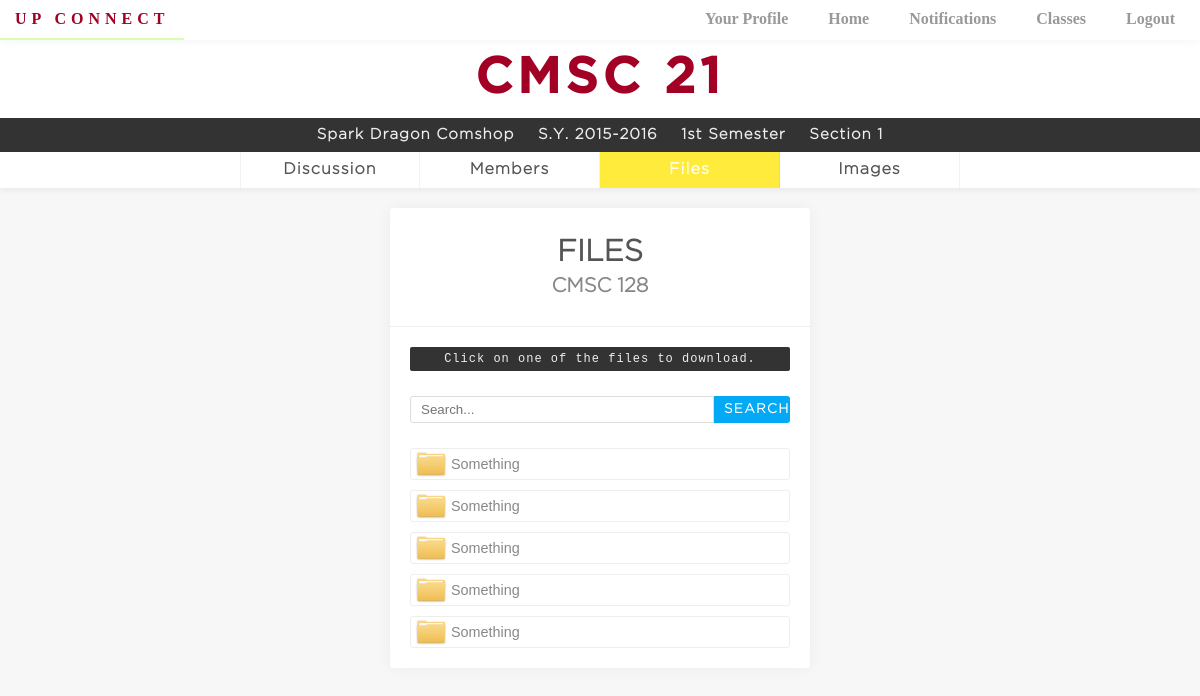
The page /files.php?classid=1 (signed in) on the database its author committed.
### tables this page shows
CREATE TABLE `class` (
  `class_id` int(11) NOT NULL,
  `teacher_id` varchar(5) NOT NULL,
  `section` int(6) NOT NULL,
  `course_id` int(11) NOT NULL,
  `sem_id` int(9) NOT NULL
);

CREATE TABLE `course` (
  `course_id` int(11) NOT NULL,
  `course_name` varchar(30) NOT NULL,
  `course_description` text NOT NULL,
  `desciptive_title` varchar(100) NOT NULL
);

CREATE TABLE `teacher` (
  `teacher_id` varchar(5) NOT NULL,
  `firstname` varchar(30) NOT NULL,
  `middlename` varchar(30) NOT NULL,
  `lastname` varchar(30) NOT NULL,
  `password` varchar(100) NOT NULL
);

CREATE TABLE `semester` (
  `sem_id` int(9) NOT NULL,
  `school_year` varchar(9) NOT NULL,
  `sem_no` int(1) NOT NULL
);

### files.php (the view, shortened to what this page needs)
<!DOCTYPE html>
<html>
<head>
	<link rel="stylesheet" type="text/css" href="css/style.css">
	<link rel="stylesheet" type="text/css" href="css/navigationbar.css">
	<link rel="stylesheet" type="text/css" href="css/class.css">
	<link rel="stylesheet" type="text/css" href="css/files.css">
	<link rel="stylesheet" type="text/css" href="css/search.css">
</head>
<body>
	<?php
		require "connect.php";
		$query = "select * from teacher natural join course natural join class natural join semester where class_id = {$_GET['classid']}";
		$result = mysqli_query($dbconn, $query);
		if(mysqli_affected_rows($dbconn)){
			$row = mysqli_fetch_assoc($result);
		}
	 ?>
	<nav id="nav">
		<a href="home.php" class="floattran">UP Connect</a>
		<a href="myprofile.php" class="floattran">Your Profile</a>
		<a href="home.php" class="floattran">Home</a>
		<a href="#" class="floattran">Notifications</a>
		<a href="#" class="floattran active">Classes</a>
		<a href="logout.php" class="floattran">Logout</a>
	</nav>
	<div id="classContainer">
	<header class="class">
		<h1 class="classtitle"><?php echo $row['course_name'] ?></h1>
		<ul class="class description">
			<li><p class="description"><?php echo $row['firstname']." ".$row['middlename']." ".$row['lastname']; ?></p></li>
			<li><p class="description">S.Y. <?php echo $row['school_year'] ?></p></li>
			<li><p class="description"><?php
				if($row['sem_no']==1){
					echo "1st";
				}
			 ?> Semester</p></li>
			<li><p class="description">Section <?php echo $row['section'] ?></p></li>
		</ul>
	</header>
	<ul class="grouplinks">
		<li><a href="class.php?classid=<?=$_GET['classid']?>" class="floattran">Discussion</a></li>
		<li><a href="members.php?classid=<?=$_GET['classid']?>" class="floattran">Members</a></li>
		<li><a href="#" class="floattran active">Files</a></li>
		<li><a href="images.php?classid=<?=$_GET['classid']?>" class="floattran">Images</a></li>
	</ul>
	<div class="container">
		<h1>FILES</h1>
		<h2>CMSC 128</h2>
		<p class="instructions" style="margin: 0 20px;">Click on one of the files to download.</p>
		<form class="searchthroughlist">
			<input type="text" name="keyword" placeholder="Search...">
			<input type="submit" name="submit" value="SEARCH">
		</form>
		<ul class="fileslist">
			<li><img src="images/file.png"><span class="file-name">Something</span></li>
			<li><img src="images/file.png"><span class="file-name">Something</span></li>
			<li><img src="images/file.png"><span class="file-name">Something</span></li>
			<li><img src="images/file.png"><span class="file-name">Something</span></li>
			<li><img src="images/file.png"><span class="file-name">Something</span></li>
		</ul>
	</div>
	</div>
</body>
</html>

### css/style.css (style rules this page uses)
* { margin: 0; padding: 0; color: #555; }
body { display: flex; min-height: 667px; align-items: center; justify-content: center; background-color: rgba(0,0,0,0.03); }
.container { text-align: center; }
.classbtn, .name, .user.description, .description, .grouplinks > li > a, .filecontainer > p { font-weight: bold; font-family: GothamLight; }
.instructions { color: #EEE; display: block; font-size: 12px; text-align: center; border-radius: 2px; letter-spacing: 1px; background-color: #333; margin: 0 auto 5% auto; font-family: "Courier New"; padding: 5px 15px 5px 15px; }

### css/navigationbar.css (style rules this page uses)
nav { z-index: 1; top: 0; left: 0; width: 100%; position: fixed; display: inline-flex; background-color: #FFF; box-shadow: 0 0 10px rgba(0,0,0,0.05); }
nav > a { color: #999; font-weight: bold; font-family: "Gotham Light"; font-size: 1em!important; padding: 10px 15px 10px 15px; display: block; transition: 0.2s; margin-right: 10px; text-decoration: none!important; border-bottom: 2px solid rgba(0,0,0,0); }
nav > a:first-child { color: #a20025; display: block; transition: 0.2s; font-weight: bold; letter-spacing: 5px; text-transform: uppercase; font-family: "Gotham Medium"; border-bottom: 2px solid rgba(0,0,0,0); }
nav > a:nth-child(2) { margin-left: auto; }

### css/class.css (style rules this page uses)
.class { overflow: auto; background-color: white; box-shadow: 0px 5px 3px rgba(0,0,0,0.1); }
.classtitle { padding: 15px; font-size: 50px; letter-spacing: 5px; font-family: GothamMedium; color: #a20025; margin: 0; }
.description { list-style: none; }
.description.class { width: 100%; padding: 10px; display: inline-flex; background-color: #333; box-sizing: border-box; justify-content: center; margin: 0; }
ul.description.class > li { margin: 0 1% 0 1%; }
ul.description.class > li > p { color: #EEE; font-size: 15px; letter-spacing: 1px; }
ul.class.description > li:first-child { clear: right; }
p.description { color: #666; font-size: 20px; text-align: center; margin: 0; }
ul.grouplinks { padding: 0 20%; display: flex; list-style: none; margin: 0 0 20px 0; justify-content: center; box-shadow: 0 3px 5px rgba(0,0,0,0.05); background-color: white; }
ul.grouplinks > li { width: 100%; }
ul.grouplinks > li > a { background-color: white; display: block; color: #555; margin: 0; width: 100%; padding: 10px; transition: 0.4s; letter-spacing: 1px; text-align: center; text-decoration: none; box-sizing: border-box; border-right: 1px solid rgba(0,0,0,0.05); }
ul.grouplinks > li:first-child > a { border-left: 1px solid rgba(0,0,0,0.05); }
ul.grouplinks > li > a.active { background-color: #FFEB3B; color: white; }

### css/files.css (style rules this page uses)
body { display: initial; align-items: initial; justify-content: initial; background-color: rgba(0,0,0,0.03); }
.classtitle { text-align: center; }
.container { width: 35%; text-align: left; margin: auto; margin-top: 0; margin-bottom: 50px; padding-bottom: 20px; background-color: white; box-shadow: 0 0 15px rgba(0,0,0,0.05); border-radius: 3px; }
.container h1 { font-family: GothamLight; font-size: 30px; font-weight: bold; text-align: center; padding: 30px 0 10px 0; color: #555; }
.container h2 { font-family: GothamLight; font-size: 20px; font-weight: bold; color: #888; text-align: center; padding-bottom: 30px; border-bottom: 1px solid #EEE; margin-bottom: 20px; }
.fileslist { list-style: none; }
.fileslist li { border: 1px solid #EEE; margin: 10px 20px 0 20px; display: flex; align-items: center; transition: 0.2s; border-radius: 3px; }
.fileslist img { height: 30px; }
.fileslist .file-name { color: #888; font-family: Arial; font-size: 0.9em; }

### css/search.css (style rules this page uses)
.searchthroughlist { margin: 25px 20px; display: flex; }
.searchthroughlist input[type=text] { padding: 5px 10px; border: 1px solid #DDD; border-radius: 3px 0 0 3px; width: 80%; box-sizing: border-box; transition: 0.3s; }
.searchthroughlist input[type=submit] { width: 20%; box-sizing: border-box; padding: 5px 10px; border: none; border-radius: 0 3px 3px 0; font-family: GothamLight; font-weight: bold; text-transform: uppercase; color: white; background-color: #03A9F4; transition: 0.3s; letter-spacing: 0.1em; }

### rows shown on the page
class: course.course_name "CMSC 21", teacher.firstname "Spark", teacher.middlename "Dragon", teacher.lastname "Comshop", sem.school_year "2015-2016", section "1"
